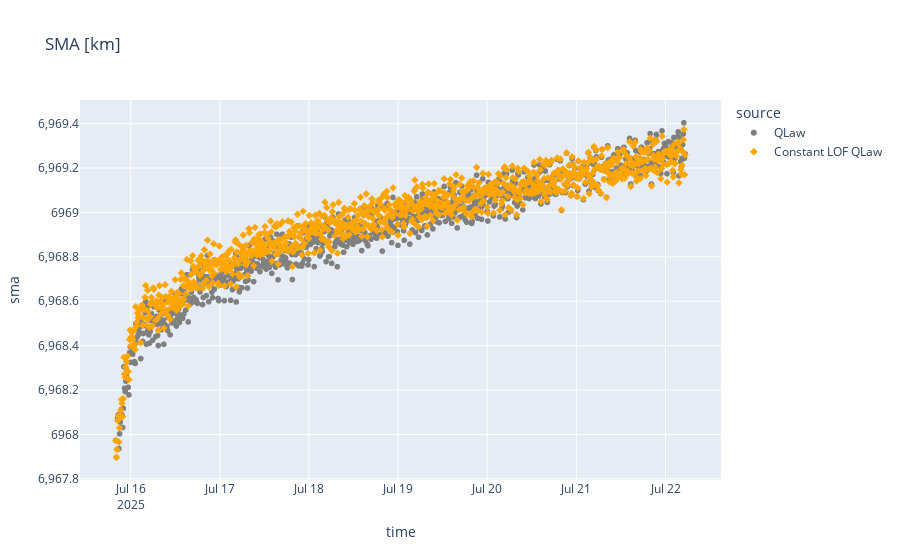

Source (notebook cell):
### Code cell
figure = px.scatter(
    combined_df,
    x="time",
    y="sma",
    title="SMA [km]",
    **figure_settings,
)

figure.show()

### Figure 1 — Plotly figure (JSON) as saved in the notebook; plotly's stock layout.template omitted (floating-point values rounded to 4 significant figures; data arrays with more than 128 entries replaced by an {"elided": "..."} marker saying what was removed)
{"data": [{"hovertemplate": "source=QLaw<br>time=%{x}<br>sma=%{y}<extra></extra>", "legendgroup": "QLaw", "marker": {"color": "grey", "symbol": "circle"}, "mode": "markers", "name": "QLaw", "showlegend": true, "type": "scattergl", "x": {"elided": "913 str values"}, "xaxis": "x", "y": {"elided": "913 float values"}, "yaxis": "y"}, {"hovertemplate": "source=Constant LOF QLaw<br>time=%{x}<br>sma=%{y}<extra></extra>", "legendgroup": "Constant LOF QLaw", "marker": {"color": "orange", "symbol": "diamond"}, "mode": "markers", "name": "Constant LOF QLaw", "showlegend": true, "type": "scattergl", "x": {"elided": "913 str values"}, "xaxis": "x", "y": {"elided": "913 float values"}, "yaxis": "y"}], "layout": {"autosize": true, "legend": {"title": {"text": "source"}, "tracegroupgap": 0}, "title": {"text": "SMA [km]"}, "xaxis": {"anchor": "y", "autorange": true, "domain": [0, 1], "range": ["2025-07-15 10:44:39.4001", "2025-07-22 14:32:31.8861"], "title": {"text": "time"}, "type": "date"}, "yaxis": {"anchor": "x", "autorange": true, "domain": [0, 1], "range": [6968.0, 6970.0], "title": {"text": "sma"}, "type": "linear"}}}
